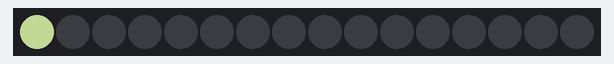
This sketch was run on a simulated Arduino Uno, built with avr-gcc and run on an emulated ATmega328P. Shown: 16 RGB LEDs in strip order, left to right. Dim RGB values are drawn brighter than linear; random numbers use the default seed unless the sketch sets one.

Above: at 0.1 s.
At 2.1 s:
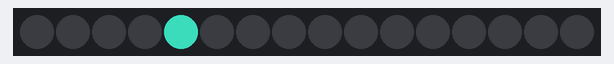
At 9.1 s:
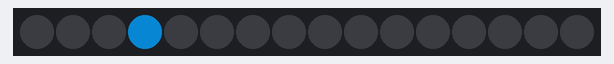
At 19.1 s:
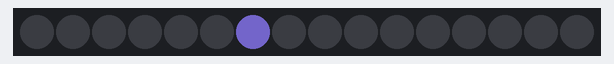
At 28.1 s:
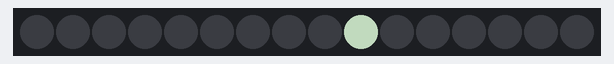
At 38.1 s:
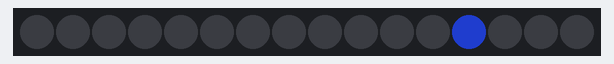

The sketch:

G11.ino
```cpp
#include <Adafruit_NeoPixel.h>
#define num 16
#define pin 3
#define sec *1000

//函式初始化
void LEDSHOW(int);
int COLORSET();

unsigned int Lb = 150;
Adafruit_NeoPixel pixels =
  Adafruit_NeoPixel(num, pin, NEO_GRB + NEO_KHZ800);

void setup() {
  pixels.begin();
  pixels.setBrightness(Lb);
}

void loop() {
  static int Times = 1;
  for(int i = 0; i < num; i++) {
    switch(Times % 2) {
      case 0:
      	if(i % 2 == 1) LEDSHOW(i);
      	break;
      case 1:
      	if(i % 2 != 1) LEDSHOW(i);
      	break;
    }
  }
  Times ++;
}

void LEDSHOW(int v) {
  for(int i = 0; i < num; i++) pixels.setPixelColor(i, 0, 0, 0);
  pixels.setPixelColor(v, COLORSET(), COLORSET(), COLORSET());
  pixels.show();
  delay(1 sec);
}

int COLORSET() { return (int)random(0, 256); }
```

Measured:
- what the display in image 1 shows lasts 1.0 s, from 2.0 s to 3.0 s
